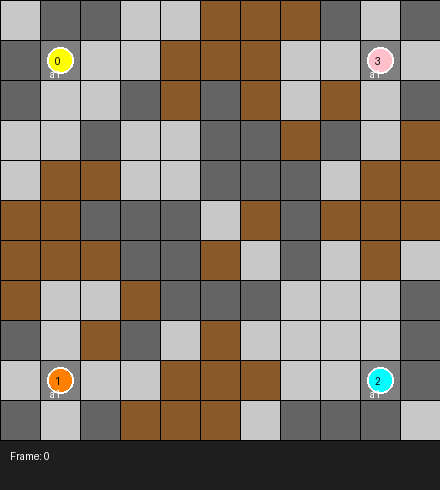
#> input picture frame_0000.png, 440 x 490 px
$ python -i render.py   (imports and definitions only)
#> lines starting #> are read from the running program, lines starting #| are printed output that depends on the picture
from __future__ import annotations

from dataclasses import dataclass
from pathlib import Path
from typing import Any

import numpy as np
from PIL import Image, ImageDraw, ImageFont


@dataclass
class EpisodeFrame:
    step_index: int
    board: np.ndarray
    rewards: dict[str, float]
    actions: dict[str, int]
    info_text: str
    bomb_life: np.ndarray | None = None


class SpriteRenderer:
    def __init__(self, tile_size: int = 48) -> None:
        self.tile_size = tile_size
        self.resource_dir = Path(__file__).resolve().parents[2] / "third_party" / "pommerman" / "resources"
        self.font_path = self.resource_dir / "Cousine-Regular.ttf"
        self._tile_cache: dict[str, Image.Image] = {}
        self._font_cache: dict[int, ImageFont.ImageFont] = {}

    def render_pommerman_frame(self, frame: EpisodeFrame) -> Image.Image:
        board = np.asarray(frame.board)
        board_size = board.shape[0]
        canvas_width = board_size * self.tile_size
        header_height = 76
        canvas = Image.new("RGBA", (canvas_width, header_height + board_size * self.tile_size), (41, 39, 51, 255))

        for row in range(board_size):
            for col in range(board_size):
                position = (col * self.tile_size, header_height + row * self.tile_size)
                tile = self._build_pommerman_tile(int(board[row, col]), frame.bomb_life, row, col)
                canvas.alpha_composite(tile, position)

        draw = ImageDraw.Draw(canvas)
        title_font = self._font(18)
        body_font = self._font(14)
        draw.text((14, 8), f"Pommerman Step {frame.step_index}", fill=(255, 255, 255, 255), font=title_font)
        draw.text((14, 34), frame.info_text, fill=(220, 220, 220, 255), font=body_font)
        action_text = ", ".join(f"{agent}:{action}" for agent, action in frame.actions.items())
        reward_text = ", ".join(f"{agent}:{reward:.1f}" for agent, reward in frame.rewards.items())
        draw.text((14, 54), f"actions {action_text}", fill=(190, 220, 255, 255), font=body_font)
        draw.text((14, 72 - 18), f"rewards {reward_text}", fill=(200, 255, 200, 255), font=body_font)
        return canvas.convert("P", palette=Image.ADAPTIVE)

    # [115 lines left out: functions render_mock_grid_frame, save_gif, _build_pommerman_tile, _bomb_sprite_name, _sprite, _font and 1 more, not called in this run]

>>> import cv2
>>> picture = cv2.imread('../../frame_0000.png', cv2.IMREAD_GRAYSCALE)
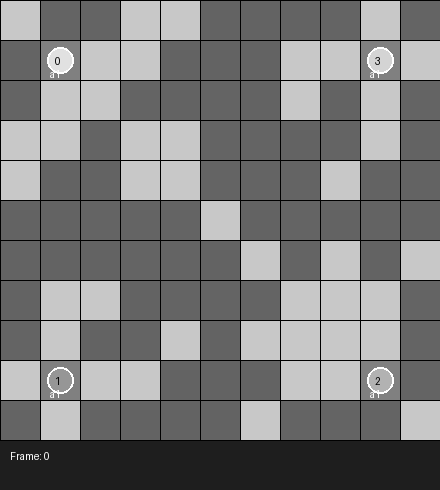
#> picture: shape (490, 440); min 0, max 255, mean 121.6
>>> result = SpriteRenderer().render_pommerman_frame(picture)
#> (the run stopped early here; a loop or call above may not have finished)
